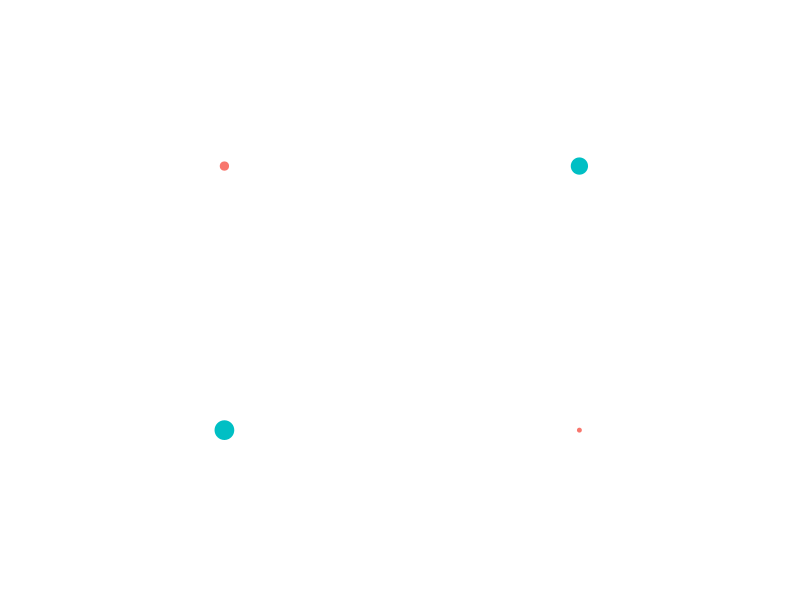
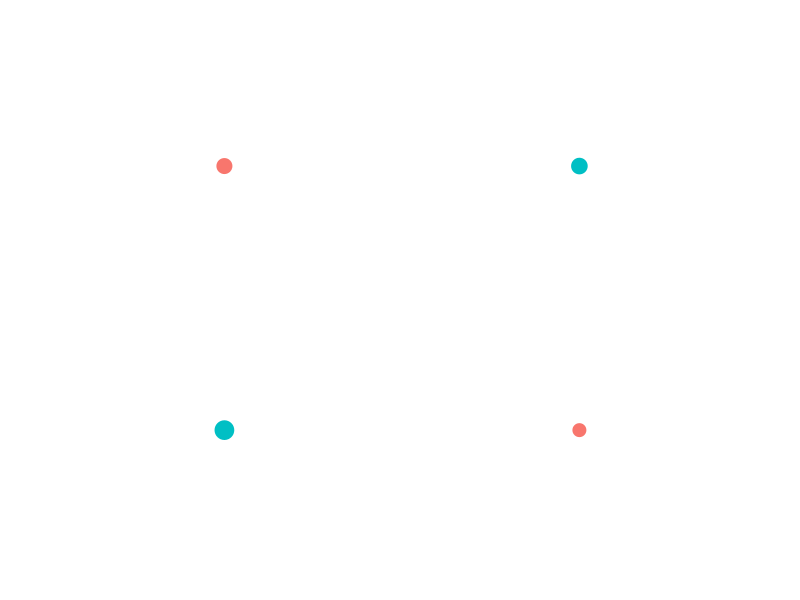
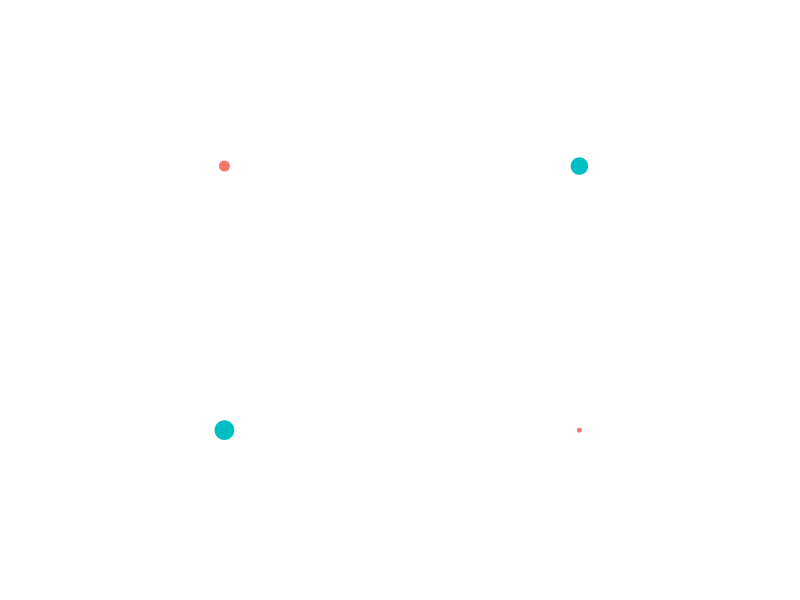
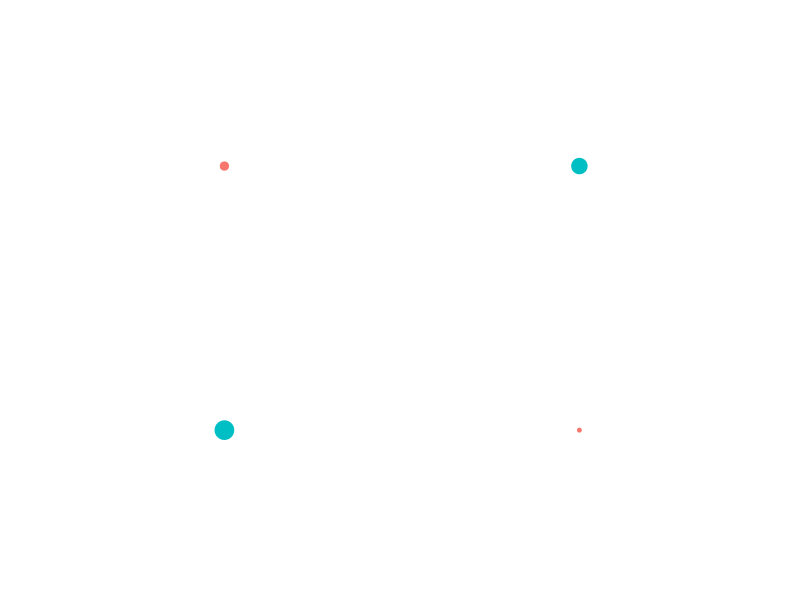
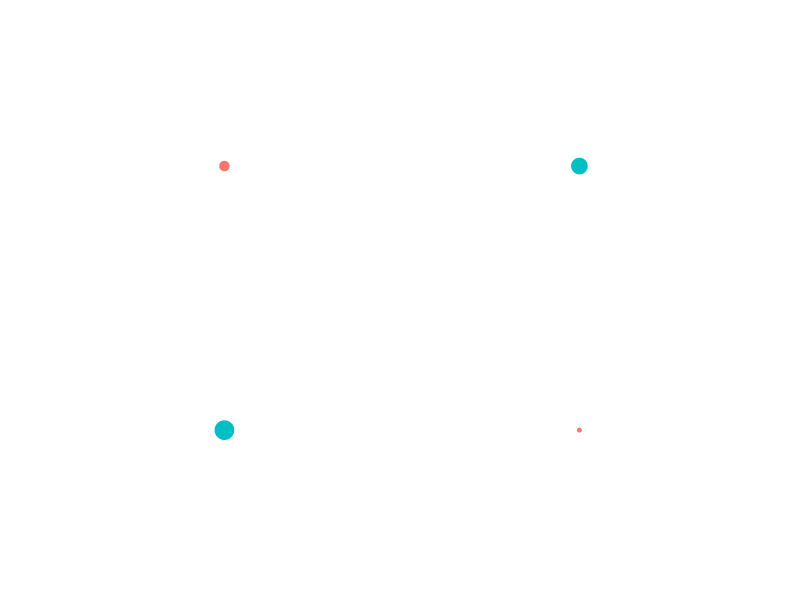
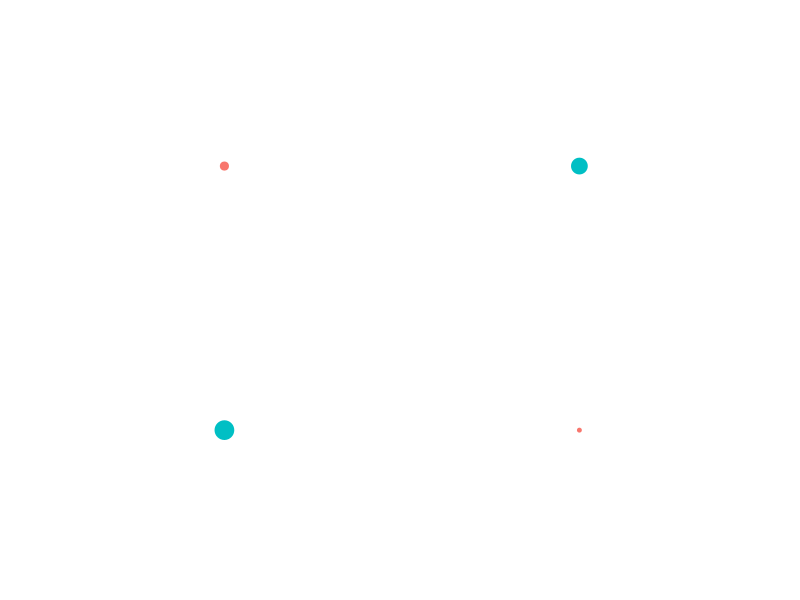
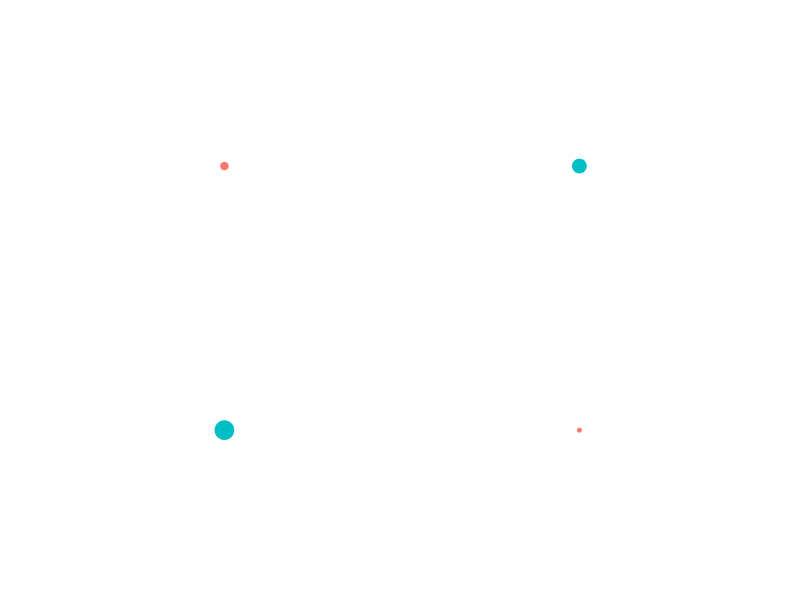
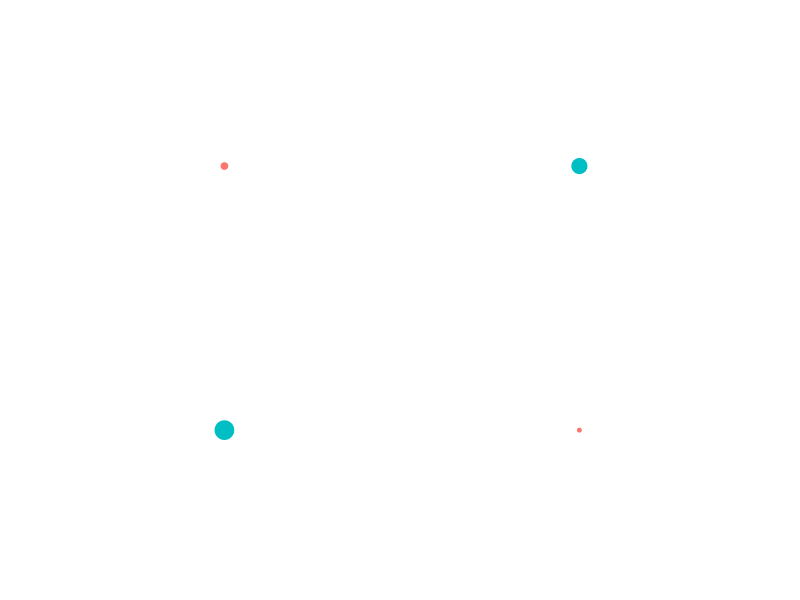

The R source for these figures, in order:

# _final/
data = read.csv("../../grammars/manual_output_funchead_two_coarse_parser_best_balanced/auto-summary-lstm.tsv", sep="\t")# %>% rename(Quality=AverageLength)

library(forcats)
library(dplyr)
library(tidyr)
library(ggplot2)

data = data %>% mutate(Language = fct_recode(Language, "Ancient_Greek" = "Ancient", "Old_Church_Slavonic" = "Old"))

best = read.csv("../strongest_models/best-parse-best-balanced.csv")

data = merge(data %>% mutate(FileName = as.character(FileName)), best %>% rename(FileName = Model), by=c("Language", "FileName"))






dryer_greenberg_fine = data



languages = read.csv("../languages/languages-iso_codes.tsv")
dryer_greenberg_fine  = merge(dryer_greenberg_fine, languages, by=c("Language"), all.x=TRUE)



#options(mc.cores = parallel::detectCores())
#rstan_options(auto_write = TRUE)

getCorrPair = function(dependency) {
   corr_pair = dryer_greenberg_fine %>% filter((CoarseDependency == dependency) | (CoarseDependency == "obj"))
   corr_pair = unique(corr_pair %>% select(Family, Language, FileName, CoarseDependency, DH_Weight )) %>% spread(CoarseDependency, DH_Weight)
   corr_pair$correlator = corr_pair[[dependency]]
   corr_pair[[dependency]] = NULL
   corr_pair = corr_pair %>% mutate(correlator_s = pmax(0,sign(correlator)), obj_s=pmax(0,sign(obj)))
#   corr_pair = corr_pair %>% mutate(obj_s = obj_s - mean(obj_s))
   corr_pair = corr_pair %>% mutate(correlator_s = ifelse(correlator == 0, NA, correlator_s)) # special case of actual zero, indicating fully random ordering: has to be excluded from analysis. Such cases occur when a dependency does not occur in the training partition, but does occur in the validation partition.
   if(dependency == "aux") {
       corr_pair = corr_pair %>% mutate(correlator_s=1-correlator_s)
   }

   corr_pair$agree = (corr_pair$correlator_s == corr_pair$obj_s)
   return(corr_pair)
}

corr_pair = getCorrPair("lifted_cop")

dependencies = c("acl", "aux", "lifted_case", "lifted_cop", "lifted_mark", "nmod",  "obl", "xcomp")
# advmod, nsubj

corr_pairs = data.frame()
for(dependency in dependencies) {
   corr_pair = getCorrPair(dependency)
   corr_pair$Dependency = dependency
   corr_pairs = rbind(corr_pairs, corr_pair)
}

corr_pairs$weight = 1
#mean_obj_s = mean(corr_pairs$obj_s)
#corr_pairs[corr_pairs$obj_s == 1,]$weight = 0.5/mean_obj_s # * corr_pairs[corr_pairs$obj_s == 1,]$obj_s
#corr_pairs = corr_pairs[!is.na(corr_pairs$correlator_s),]
##corr_pairs[corr_pairs$correlator_s == 1,]$correlator_s = 0.5/mean_obj_s * corr_pairs[corr_pairs$correlator_s == 1,]$correlator_s
#
#plot = ggplot(corr_pairs, aes(x=obj_s, y=correlator_s, group=Dependency)) + geom_count(aes(size=..n..)) + facet_wrap(~Dependency) + xlim(-0.5, 1.5) + ylim(-0.5, 1.5)

corr_pairs = corr_pairs %>% mutate(agree = (obj_s == correlator_s))
corr_pairs_sum = corr_pairs %>% group_by(Dependency, obj_s, correlator_s) %>% summarise(agree=mean(agree), count = sum(weight))
corr_pairs_sum = corr_pairs_sum %>% mutate(agree_color = ifelse(agree, "red", "blue"))
plot = ggplot(corr_pairs_sum, aes(x=obj_s, y=correlator_s, group=Dependency)) + geom_point(aes(size=count, color=agree_color)) + facet_wrap(~Dependency) + theme_bw() + xlim(-0.5, 1.5) + ylim(-0.5, 1.5)  + theme(legend.position="none")

for(dependency in dependencies) {
   plot = ggplot(corr_pairs_sum %>% filter(Dependency == dependency), aes(x=obj_s, y=correlator_s)) + geom_point(aes(size=count, color=agree_color))  + theme_bw() + xlim(-0.5, 1.5) + ylim(-0.5, 1.5)  + theme(legend.position="none") + xlab(NULL) + ylab(NULL)+
  theme(axis.title=element_blank(),
        axis.text=element_blank(),
        axis.ticks.x=element_blank(),
        axis.ticks=element_blank()) +  theme(panel.border = element_blank(), panel.grid.major = element_blank(), panel.grid.minor = element_blank())
  ggsave(plot, file=paste("figures/correlations/correlation-parser-", dependency, ".pdf", sep=""), width=1, height=1)


}






